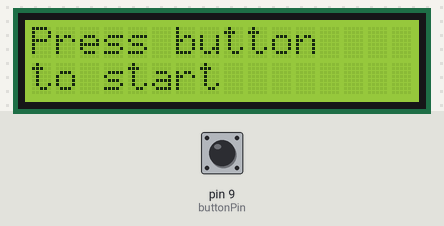
A sketch run on a simulated Arduino Uno, built with avr-gcc and run on an emulated ATmega328P. Parts: 16×2 character LCD. The inputs (shaded band) are chosen by the test bench; at power-on: pin 9 (buttonPin) HIGH. Random numbers use the default seed unless the sketch sets one.

Above: at 1.2 s.
1.3 s: pin 9 (buttonPin) pulled LOW for 0.15 s
At 2.0 s:
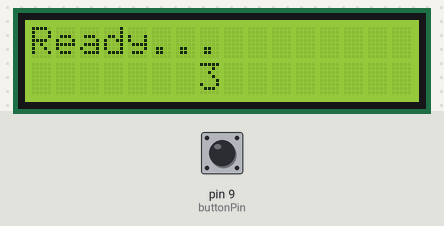
At 4.2 s:
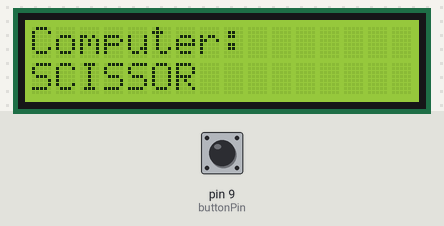
4.4 s: pin 9 (buttonPin) pulsed LOW 2 times (0.12 s each, 0.3 s apart)
At 8.0 s:
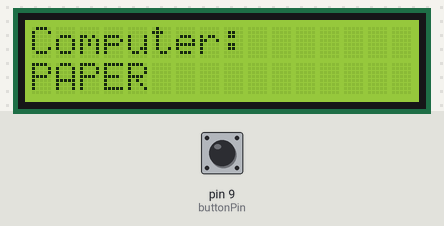
Timing chart, 0 to 9.5 s (numbered marks = the images above; inputs shaded):
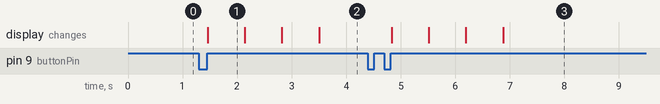

Measured:
- after the input at 1.3 s, the display: changes after 0.16 s (image 1)
- after the input at 4.4 s, the display: first changes after 0.43 s (image 3 shows a later state)
- what the display in image 1 shows lasts 0.6 s, from 1.5 s to 2.1 s

The sketch:

code.ino
```cpp
#include <Wire.h>
#include <LiquidCrystal_I2C.h>

LiquidCrystal_I2C lcd(0x27, 16, 2);

const int buttonPin = 9;

String choices[] = {"STONE", "PAPER", "SCISSOR"};

void setup() {
  pinMode(buttonPin, INPUT_PULLUP);

  lcd.init();
  lcd.backlight();

  // Make the random choice different each time
  randomSeed(analogRead(A0));

  // Initial message (shown only once)
  lcd.setCursor(0, 0);
  lcd.print("Press button");
  lcd.setCursor(0, 1);
  lcd.print("to start");
}

void loop() {

  // Wait for button press
  while (digitalRead(buttonPin) == HIGH);

  delay(50); // Debounce
  while (digitalRead(buttonPin) == LOW);

  // Countdown: 3 -> 2 -> 1 in about 2 seconds
  for (int i = 3; i >= 1; i--) {
    lcd.clear();
    lcd.setCursor(0, 0);
    lcd.print("Ready...");
    lcd.setCursor(7, 1);
    lcd.print(i);
    delay(667);
  }

  // Show random choice
  lcd.clear();
  lcd.setCursor(0, 0);
  lcd.print("Computer:");
  lcd.setCursor(0, 1);
  lcd.print(choices[random(3)]);

  // Stay here until button is pressed again
  while (digitalRead(buttonPin) == HIGH);

  delay(50); // Debounce
  while (digitalRead(buttonPin) == LOW);

  // Loop repeats, going directly to the countdown
}
```
